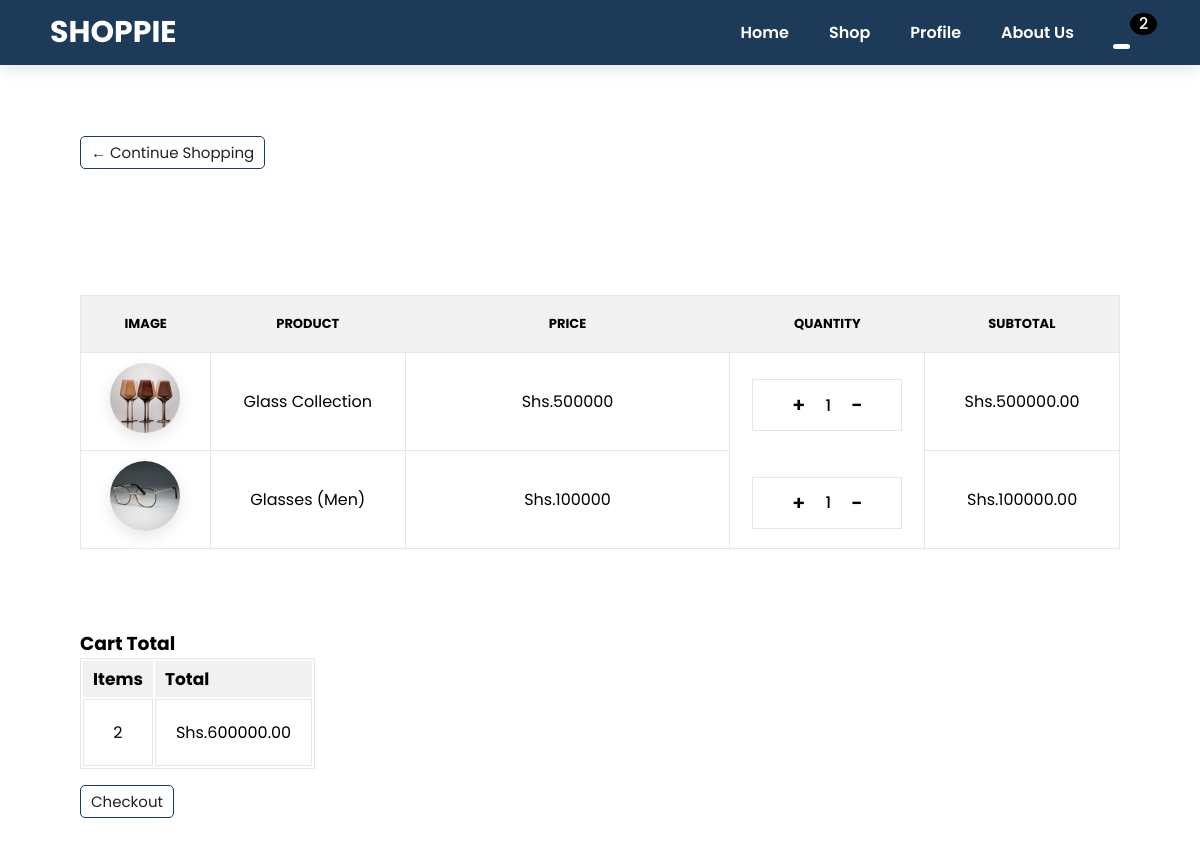
/cart/ (signed in), run on an earlier commit of the app's database.
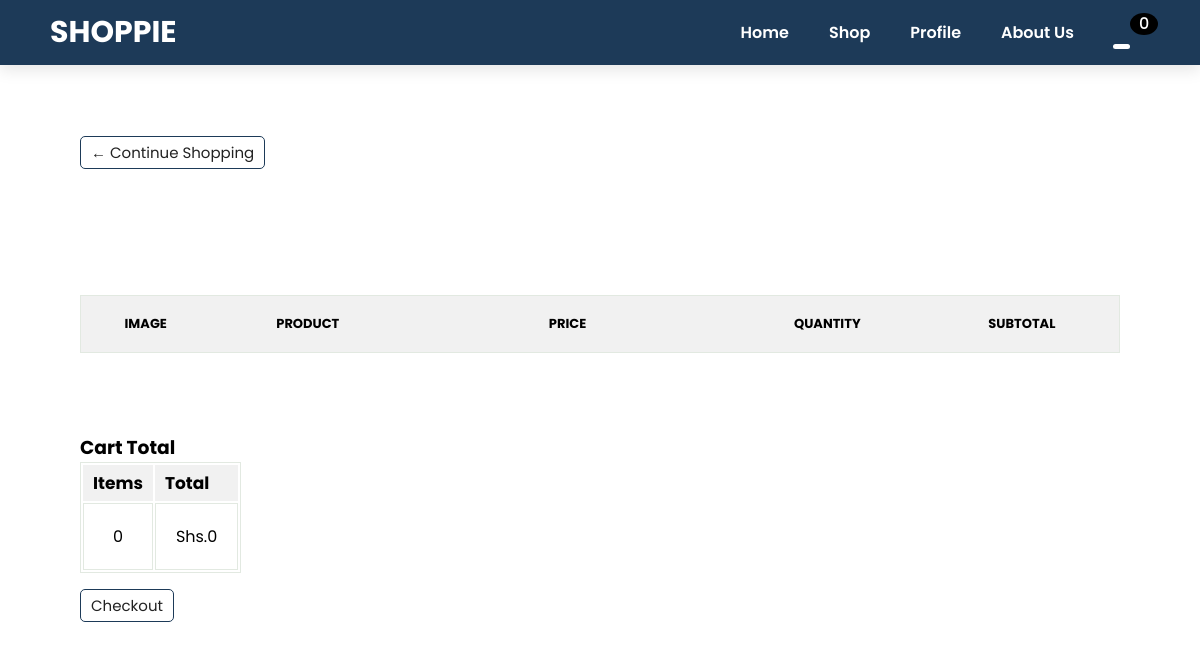
And on a later commit of the database.
### shop/models.py (models this page shows, shortened)
class OrderItem(models.Model):
    product = models.ForeignKey(
        Product, on_delete=models.SET_NULL, null=True, blank=True  # Link to Product model
    )
    order = models.ForeignKey(Order, on_delete=models.SET_NULL, null=True, blank=True)  # Link to Order model
    quantity = models.IntegerField(default=0)
    date_added = models.DateTimeField(auto_now_add=True)
    @property
    def get_total(self):
        total = self.product.price * self.quantity
        return total

class Product(models.Model):
    name = models.CharField(max_length=100)
    description = models.TextField(null=True, blank=True)
    owner = models.ForeignKey(Business, on_delete=models.CASCADE, null=True)  # Link to Business model
    price = models.DecimalField(max_digits=12, decimal_places=2)
    digital = models.BooleanField(default=False)
    image = models.ImageField(null=True, blank=True, max_length=500)
    category = models.ForeignKey(
        Category, on_delete=models.SET_NULL, null=True, blank=True
    )
    rating = models.DecimalField(default=0.0, decimal_places=1, max_digits=3)
    @property
    def imageurl(self):
        try:
            url = self.image.url
        except:
            url = ""
        return url

class Order(models.Model):
    customer = models.ForeignKey(
        User, on_delete=models.SET_NULL, null=True, blank=True  # Link to User model
    )
    date_ordered = models.DateTimeField(auto_now_add=True)
    complete = models.BooleanField(default=False)
    transaction_id = models.CharField(max_length=100)
    @property
    def get_cart_total(self):
        orderitems = self.orderitem_set.all()
        total = sum([item.get_total for item in orderitems])
        return total
    @property
    def get_cart_items(self):
        orderitems = self.orderitem_set.all()
        total = sum([item.quantity for item in orderitems])
        return total

### shop/views.py (the view)
# urls.py: path('cart/', cart, name="cart"),
def cart(request):
    data = cartData(request)
    cartItems = data["cartItems"]
    order = data["order"]
    items = data["items"]
    context = {
        "title": "CART",
        "items": items,
        "order": order,
        "cartItems": cartItems,
        "shipping": False,
    }
    return render(request, "shop/cart.html", context)

### shop/utilities.py (called while the page is built)
def cartData(request):
    if request.user.is_authenticated:
        customer = request.user
        order = Order.objects.filter(customer=customer, complete=False).first()
        if order == None:
            order = Order.objects.create(customer=customer, complete=False)
        items = order.orderitem_set.all()
        cartItems = order.get_cart_items
    else:
        cookieData = cookieCart(request)
        cartItems = cookieData["cartItems"]
        order = cookieData["order"]
        items = cookieData["items"]
    return {"cartItems": cartItems, "items": items, "order": order}

### shop/templates/shop/cart.html
{% extends 'shop/main.html' %} {% load static %} {% block content %}
<div class="section-p1 mar-100">
  <a class="btn btn-outline-dark" href="{% url 'shop' %}">
    &#x2190; Continue Shopping
  </a>
</div>
<br />
<br />
<section id="cart" class="section-p1">
  <table width="100%">
    <thead>
      <tr>
        <td>IMAGE</td>
        <td>PRODUCT</td>
        <td>PRICE</td>
        <td>QUANTITY</td>
        <td>SUBTOTAL</td>
      </tr>
    </thead>
    <tbody>
      {% for item in items %}
      <tr>
        <td>
          <img class="product-img" src="{{ item.product.imageurl }}" alt="" />
        </td>
        <td>{{ item.product.name }}</td>
        <td>Shs.{{ item.product.price|floatformat:0 }}</td>
        <td class="qnty">
          <span
            class="chg-quantity update-cart"
            data-action="add"
            data-product="{{ item.product.id }}"
            >+</span
          >
          <span>{{ item.quantity }}</span>
          <span
            class="chg-quantity update-cart"
            data-action="remove"
            data-product="{{ item.product.id }}"
            >-</span
          >
        </td>
        <td>Shs.{{ item.get_total }}</td>
      </tr>
      {% endfor %}
    </tbody>
  </table>
</section>
<section class="section-p1" id="cart-details">
  <h3>Cart Total</h3>
  <table id="subtotal">
    <thead>
      <tr>
        <td>Items</td>
        <td>Total</td>
      </tr>
    </thead>
    <tbody>
      <tr>
        <td>{{ order.get_cart_items }}</td>
        <td>Shs.{{ order.get_cart_total }}</td>
      </tr>
    </tbody>
  </table>
  <a class="btn btn-success" href="{% url 'checkout' %}">Checkout</a>
</section>
{% endblock content %}

What changed in the data, as far as the page shows it:
no longer on this page (row unchanged): OrderItem: product.imageurl (picture), product.name "Glass Collection", product.price "500000", quantity "1", get_total "500000.00"
no longer on this page (row unchanged): OrderItem: product.imageurl (picture), product.name "Glasses (Men)", product.price "100000", quantity "1", get_total "100000.00"
no longer on this page (row edited): Order: get_cart_items "2", get_cart_total "600000.00"
added Order: get_cart_items "0", get_cart_total "0"
Also different on the page:
{{ cartItems }}: "2" → "0"
